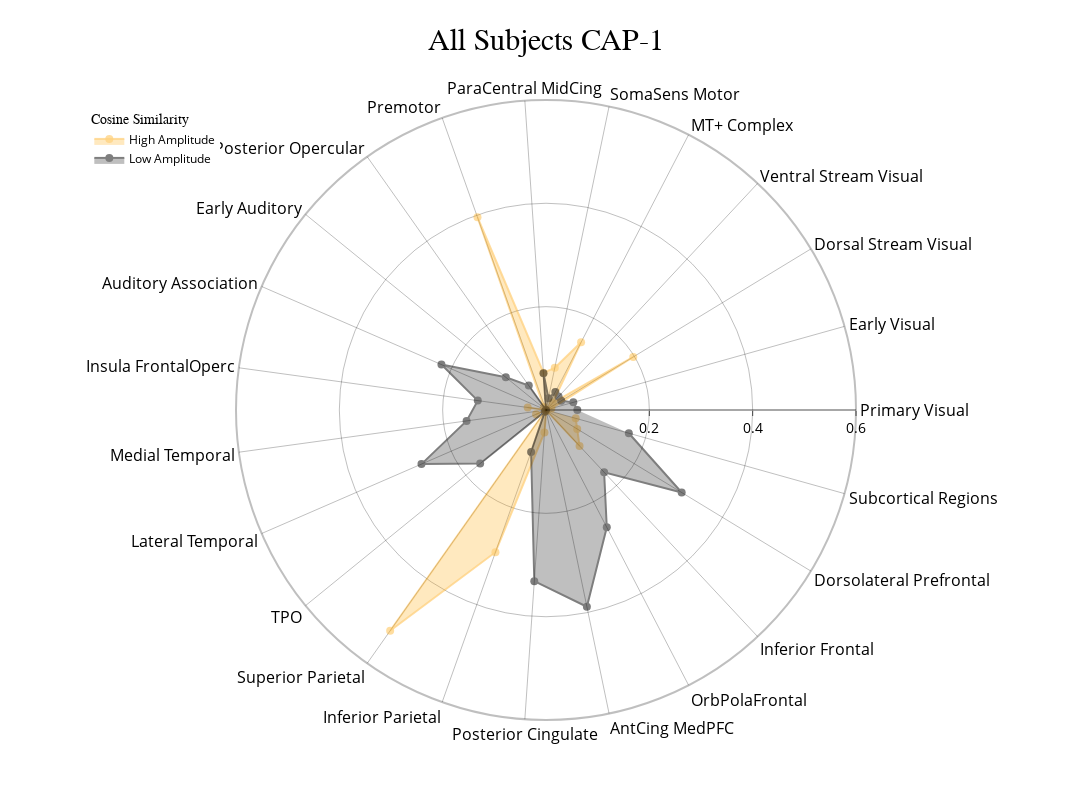
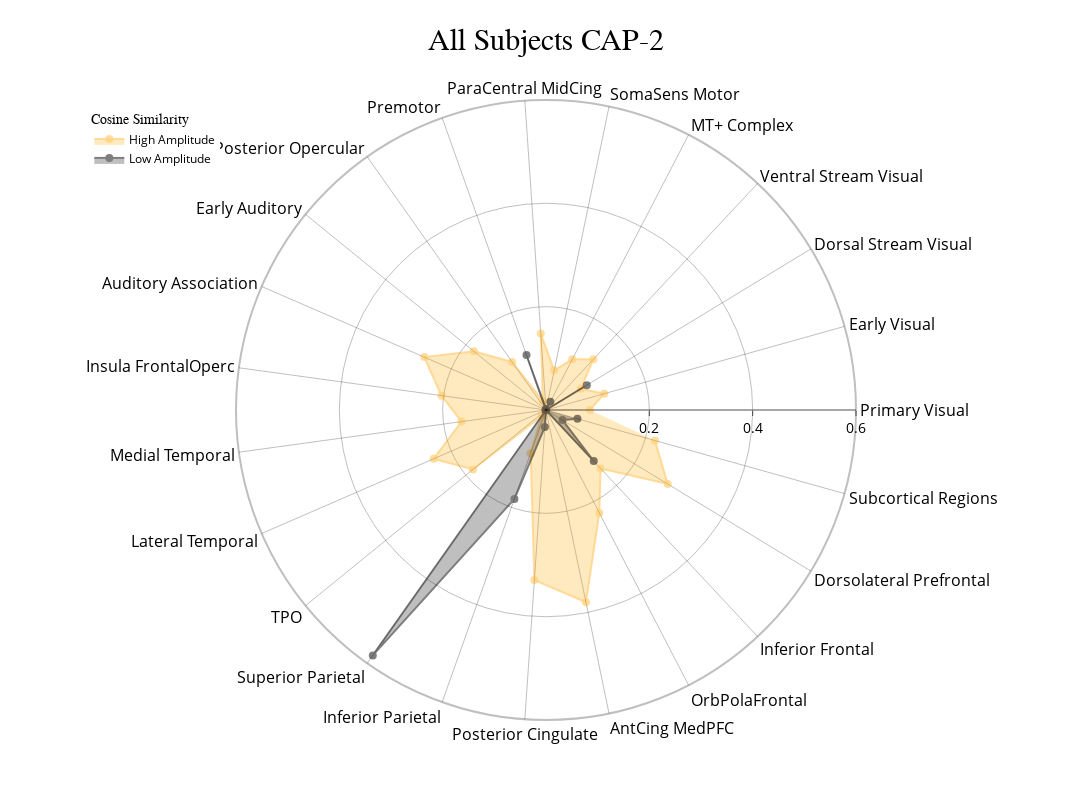
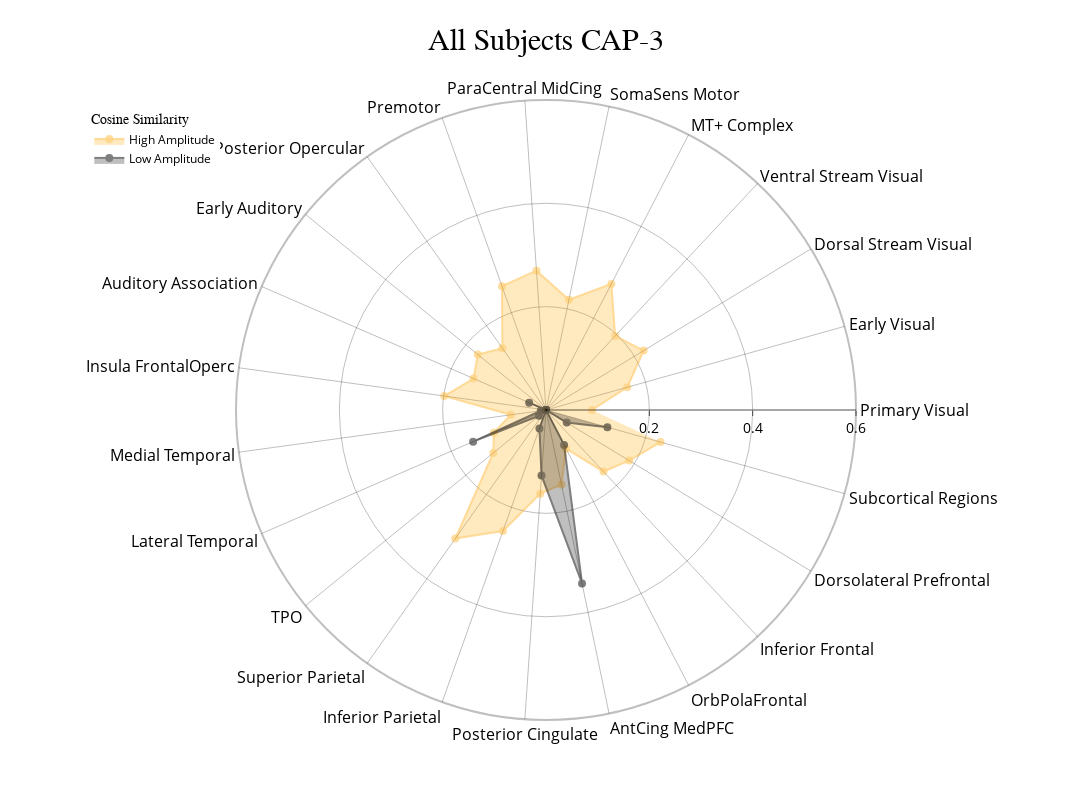
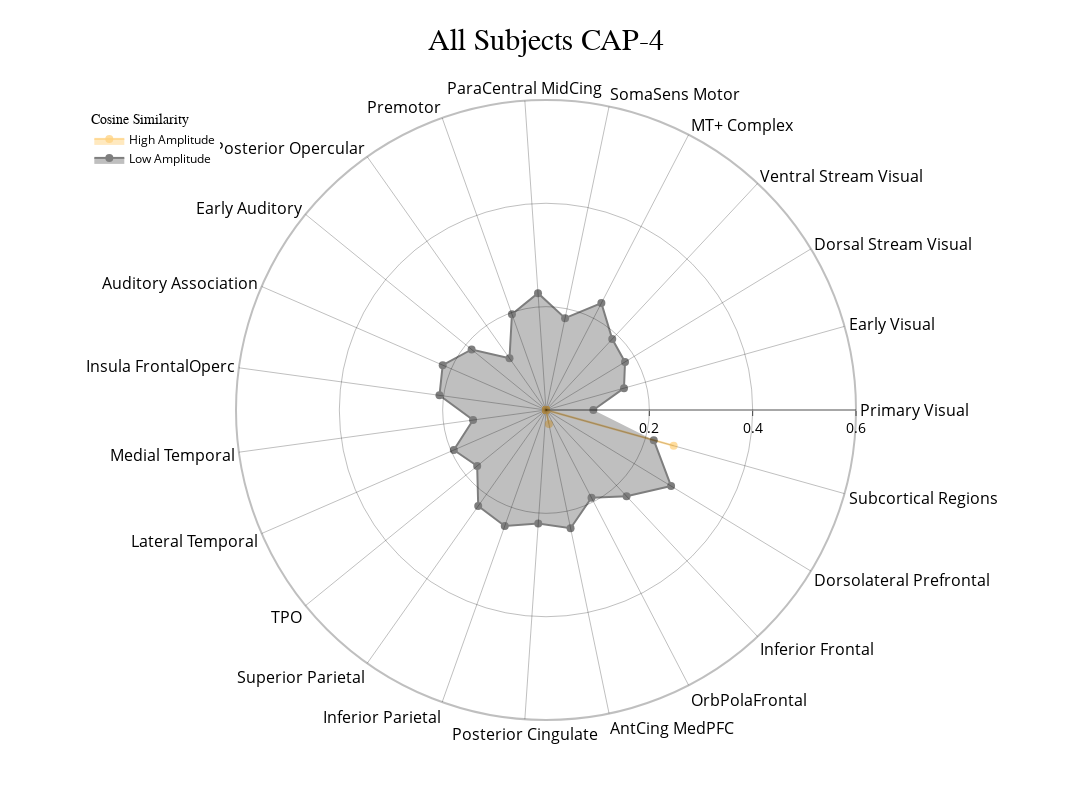

Here is the notebook cell these charts were saved with, in order:
### Code cell
radialaxis = {
    "showline": True,
    "linewidth": 2,
    "linecolor": "rgba(0, 0, 0, 0.25)",
    "gridcolor": "rgba(0, 0, 0, 0.25)",
    "ticks": "outside",
    "tickfont": {"size": 14, "color": "black"},
    "range": [0, 0.6],
    "tickvals": [0.2, "", 0.4, "", 0.6],
}

color_discrete_map = {"High Amplitude": "rgba(255, 165, 0, 0.75)", "Low Amplitude": "black"}

cap_analysis.caps2radar(
    radialaxis=radialaxis,
    fill="toself",
    color_discrete_map=color_discrete_map,
    use_scatterpolar=True,
    output_dir=output_dir,
    as_html=True,
)

### Figure 1 — Plotly figure (JSON) as saved in the notebook; plotly's stock layout.template omitted (floating-point values rounded to 4 significant figures)
{"data": [{"connectgaps": true, "fill": "toself", "line": {"color": "rgba(255, 165, 0, 0.75)", "width": 2}, "marker": {"color": "rgba(255, 165, 0, 0.75)", "size": 8}, "mode": "markers+lines", "name": "High Amplitude", "opacity": 0.5, "r": [0, 0.01075, 0.1977, 0.01917, 0.1476, 0.08341, 0.07234, 0.3959, 0.007207, 0, 0, 0.03574, 0, 0.02096, 0, 0.5231, 0.2921, 0.04353, 0.00196, 0, 0.09511, 0.07068, 0.05972], "theta": ["Primary Visual", "Early Visual", "Dorsal Stream Visual", "Ventral Stream Visual", "MT+ Complex", "SomaSens Motor", "ParaCentral MidCing", "Premotor", "Posterior Opercular", "Early Auditory", "Auditory Association", "Insula FrontalOperc", "Medial Temporal", "Lateral Temporal", "TPO", "Superior Parietal", "Inferior Parietal", "Posterior Cingulate", "AntCing MedPFC", "OrbPolaFrontal", "Inferior Frontal", "Dorsolateral Prefrontal", "Subcortical Regions"], "type": "scatterpolar"}, {"connectgaps": true, "fill": "toself", "line": {"color": "black", "width": 2}, "marker": {"color": "black", "size": 8}, "mode": "markers+lines", "name": "Low Amplitude", "opacity": 0.5, "r": [0.06064, 0.05488, 0.0345, 0.03558, 0.03929, 0.02313, 0.07126, 0, 0.05779, 0.1003, 0.2207, 0.1333, 0.1552, 0.2628, 0.1643, 0.004246, 0.08607, 0.3321, 0.3889, 0.2557, 0.1648, 0.3073, 0.1665], "theta": ["Primary Visual", "Early Visual", "Dorsal Stream Visual", "Ventral Stream Visual", "MT+ Complex", "SomaSens Motor", "ParaCentral MidCing", "Premotor", "Posterior Opercular", "Early Auditory", "Auditory Association", "Insula FrontalOperc", "Medial Temporal", "Lateral Temporal", "TPO", "Superior Parietal", "Inferior Parietal", "Posterior Cingulate", "AntCing MedPFC", "OrbPolaFrontal", "Inferior Frontal", "Dorsolateral Prefrontal", "Subcortical Regions"], "type": "scatterpolar"}], "layout": {"height": 800, "legend": {"font": {"color": "black", "size": 12}, "title": {"font": {"family": "Times New Roman"}, "text": "Cosine Similarity"}, "x": 0.01, "xanchor": "left", "y": 0.99, "yanchor": "top"}, "polar": {"angularaxis": {"gridcolor": "rgba(0, 0, 0, 0.25)", "linecolor": "rgba(0, 0, 0, 0.25)", "linewidth": 2, "showline": true, "tickfont": {"color": "black", "size": 16}}, "bgcolor": "white", "radialaxis": {"gridcolor": "rgba(0, 0, 0, 0.25)", "linecolor": "rgba(0, 0, 0, 0.25)", "linewidth": 2, "range": [0, 0.6], "showline": true, "tickfont": {"color": "black", "size": 14}, "ticks": "outside", "tickvals": [0.2, "", 0.4, "", 0.6]}}, "showlegend": true, "title": {"font": {"color": "black", "family": "Times New Roman", "size": 30}, "text": "All Subjects CAP-1", "x": 0.5}, "width": 1200}}

### Figure 2 — Plotly figure (JSON) as saved in the notebook; plotly's stock layout.template omitted (floating-point values rounded to 4 significant figures)
{"data": [{"connectgaps": true, "fill": "toself", "line": {"color": "rgba(255, 165, 0, 0.75)", "width": 2}, "marker": {"color": "rgba(255, 165, 0, 0.75)", "size": 8}, "mode": "markers+lines", "name": "High Amplitude", "opacity": 0.5, "r": [0.08491, 0.1171, 0.07887, 0.1344, 0.1105, 0.07854, 0.1482, 0.01845, 0.1139, 0.1801, 0.2569, 0.2042, 0.1651, 0.2371, 0.1823, 0.01387, 0.0886, 0.3299, 0.3801, 0.2244, 0.1548, 0.2756, 0.2191], "theta": ["Primary Visual", "Early Visual", "Dorsal Stream Visual", "Ventral Stream Visual", "MT+ Complex", "SomaSens Motor", "ParaCentral MidCing", "Premotor", "Posterior Opercular", "Early Auditory", "Auditory Association", "Insula FrontalOperc", "Medial Temporal", "Lateral Temporal", "TPO", "Superior Parietal", "Inferior Parietal", "Posterior Cingulate", "AntCing MedPFC", "OrbPolaFrontal", "Inferior Frontal", "Dorsolateral Prefrontal", "Subcortical Regions"], "type": "scatterpolar"}, {"connectgaps": true, "fill": "toself", "line": {"color": "black", "width": 2}, "marker": {"color": "black", "size": 8}, "mode": "markers+lines", "name": "Low Amplitude", "opacity": 0.5, "r": [0, 0, 0.09243, 0, 0.01824, 0, 0.001823, 0.1128, 0, 0, 0, 0.00112, 0, 0, 0, 0.5813, 0.1826, 0.03285, 0, 0, 0.1354, 0.03745, 0.0632], "theta": ["Primary Visual", "Early Visual", "Dorsal Stream Visual", "Ventral Stream Visual", "MT+ Complex", "SomaSens Motor", "ParaCentral MidCing", "Premotor", "Posterior Opercular", "Early Auditory", "Auditory Association", "Insula FrontalOperc", "Medial Temporal", "Lateral Temporal", "TPO", "Superior Parietal", "Inferior Parietal", "Posterior Cingulate", "AntCing MedPFC", "OrbPolaFrontal", "Inferior Frontal", "Dorsolateral Prefrontal", "Subcortical Regions"], "type": "scatterpolar"}], "layout": {"height": 800, "legend": {"font": {"color": "black", "size": 12}, "title": {"font": {"family": "Times New Roman"}, "text": "Cosine Similarity"}, "x": 0.01, "xanchor": "left", "y": 0.99, "yanchor": "top"}, "polar": {"angularaxis": {"gridcolor": "rgba(0, 0, 0, 0.25)", "linecolor": "rgba(0, 0, 0, 0.25)", "linewidth": 2, "showline": true, "tickfont": {"color": "black", "size": 16}}, "bgcolor": "white", "radialaxis": {"gridcolor": "rgba(0, 0, 0, 0.25)", "linecolor": "rgba(0, 0, 0, 0.25)", "linewidth": 2, "range": [0, 0.6], "showline": true, "tickfont": {"color": "black", "size": 14}, "ticks": "outside", "tickvals": [0.2, "", 0.4, "", 0.6]}}, "showlegend": true, "title": {"font": {"color": "black", "family": "Times New Roman", "size": 30}, "text": "All Subjects CAP-2", "x": 0.5}, "width": 1200}}

### Figure 3 — Plotly figure (JSON) as saved in the notebook; plotly's stock layout.template omitted (floating-point values rounded to 4 significant figures)
{"data": [{"connectgaps": true, "fill": "toself", "line": {"color": "rgba(255, 165, 0, 0.75)", "width": 2}, "marker": {"color": "rgba(255, 165, 0, 0.75)", "size": 8}, "mode": "markers+lines", "name": "High Amplitude", "opacity": 0.5, "r": [0.08898, 0.1634, 0.2212, 0.1962, 0.2748, 0.2178, 0.2703, 0.2544, 0.1464, 0.1702, 0.1529, 0.1988, 0.06887, 0.11, 0.1317, 0.3045, 0.2487, 0.1623, 0.1474, 0.08407, 0.163, 0.1884, 0.2302], "theta": ["Primary Visual", "Early Visual", "Dorsal Stream Visual", "Ventral Stream Visual", "MT+ Complex", "SomaSens Motor", "ParaCentral MidCing", "Premotor", "Posterior Opercular", "Early Auditory", "Auditory Association", "Insula FrontalOperc", "Medial Temporal", "Lateral Temporal", "TPO", "Superior Parietal", "Inferior Parietal", "Posterior Cingulate", "AntCing MedPFC", "OrbPolaFrontal", "Inferior Frontal", "Dorsolateral Prefrontal", "Subcortical Regions"], "type": "scatterpolar"}, {"connectgaps": true, "fill": "toself", "line": {"color": "black", "width": 2}, "marker": {"color": "black", "size": 8}, "mode": "markers+lines", "name": "Low Amplitude", "opacity": 0.5, "r": [0, 0, 0, 0, 0, 0, 0, 0, 0, 0, 0.03551, 0, 0.01014, 0.1538, 0.01771, 0, 0.03782, 0.1269, 0.3427, 0.07609, 0, 0.04692, 0.1234], "theta": ["Primary Visual", "Early Visual", "Dorsal Stream Visual", "Ventral Stream Visual", "MT+ Complex", "SomaSens Motor", "ParaCentral MidCing", "Premotor", "Posterior Opercular", "Early Auditory", "Auditory Association", "Insula FrontalOperc", "Medial Temporal", "Lateral Temporal", "TPO", "Superior Parietal", "Inferior Parietal", "Posterior Cingulate", "AntCing MedPFC", "OrbPolaFrontal", "Inferior Frontal", "Dorsolateral Prefrontal", "Subcortical Regions"], "type": "scatterpolar"}], "layout": {"height": 800, "legend": {"font": {"color": "black", "size": 12}, "title": {"font": {"family": "Times New Roman"}, "text": "Cosine Similarity"}, "x": 0.01, "xanchor": "left", "y": 0.99, "yanchor": "top"}, "polar": {"angularaxis": {"gridcolor": "rgba(0, 0, 0, 0.25)", "linecolor": "rgba(0, 0, 0, 0.25)", "linewidth": 2, "showline": true, "tickfont": {"color": "black", "size": 16}}, "bgcolor": "white", "radialaxis": {"gridcolor": "rgba(0, 0, 0, 0.25)", "linecolor": "rgba(0, 0, 0, 0.25)", "linewidth": 2, "range": [0, 0.6], "showline": true, "tickfont": {"color": "black", "size": 14}, "ticks": "outside", "tickvals": [0.2, "", 0.4, "", 0.6]}}, "showlegend": true, "title": {"font": {"color": "black", "family": "Times New Roman", "size": 30}, "text": "All Subjects CAP-3", "x": 0.5}, "width": 1200}}

### Figure 4 — Plotly figure (JSON) as saved in the notebook; plotly's stock layout.template omitted (floating-point values rounded to 4 significant figures)
{"data": [{"connectgaps": true, "fill": "toself", "line": {"color": "rgba(255, 165, 0, 0.75)", "width": 2}, "marker": {"color": "rgba(255, 165, 0, 0.75)", "size": 8}, "mode": "markers+lines", "name": "High Amplitude", "opacity": 0.5, "r": [0, 0, 0, 0, 0, 0, 0, 0, 0, 0, 0, 0, 0, 0, 0, 0, 0, 0, 0.0277, 0, 0, 0, 0.2566], "theta": ["Primary Visual", "Early Visual", "Dorsal Stream Visual", "Ventral Stream Visual", "MT+ Complex", "SomaSens Motor", "ParaCentral MidCing", "Premotor", "Posterior Opercular", "Early Auditory", "Auditory Association", "Insula FrontalOperc", "Medial Temporal", "Lateral Temporal", "TPO", "Superior Parietal", "Inferior Parietal", "Posterior Cingulate", "AntCing MedPFC", "OrbPolaFrontal", "Inferior Frontal", "Dorsolateral Prefrontal", "Subcortical Regions"], "type": "scatterpolar"}, {"connectgaps": true, "fill": "toself", "line": {"color": "black", "width": 2}, "marker": {"color": "black", "size": 8}, "mode": "markers+lines", "name": "Low Amplitude", "opacity": 0.5, "r": [0.09166, 0.1568, 0.179, 0.1878, 0.233, 0.1815, 0.2267, 0.1969, 0.1225, 0.1856, 0.218, 0.2081, 0.1425, 0.1945, 0.1717, 0.2275, 0.2383, 0.2201, 0.2337, 0.1914, 0.2284, 0.2833, 0.2166], "theta": ["Primary Visual", "Early Visual", "Dorsal Stream Visual", "Ventral Stream Visual", "MT+ Complex", "SomaSens Motor", "ParaCentral MidCing", "Premotor", "Posterior Opercular", "Early Auditory", "Auditory Association", "Insula FrontalOperc", "Medial Temporal", "Lateral Temporal", "TPO", "Superior Parietal", "Inferior Parietal", "Posterior Cingulate", "AntCing MedPFC", "OrbPolaFrontal", "Inferior Frontal", "Dorsolateral Prefrontal", "Subcortical Regions"], "type": "scatterpolar"}], "layout": {"height": 800, "legend": {"font": {"color": "black", "size": 12}, "title": {"font": {"family": "Times New Roman"}, "text": "Cosine Similarity"}, "x": 0.01, "xanchor": "left", "y": 0.99, "yanchor": "top"}, "polar": {"angularaxis": {"gridcolor": "rgba(0, 0, 0, 0.25)", "linecolor": "rgba(0, 0, 0, 0.25)", "linewidth": 2, "showline": true, "tickfont": {"color": "black", "size": 16}}, "bgcolor": "white", "radialaxis": {"gridcolor": "rgba(0, 0, 0, 0.25)", "linecolor": "rgba(0, 0, 0, 0.25)", "linewidth": 2, "range": [0, 0.6], "showline": true, "tickfont": {"color": "black", "size": 14}, "ticks": "outside", "tickvals": [0.2, "", 0.4, "", 0.6]}}, "showlegend": true, "title": {"font": {"color": "black", "family": "Times New Roman", "size": 30}, "text": "All Subjects CAP-4", "x": 0.5}, "width": 1200}}
